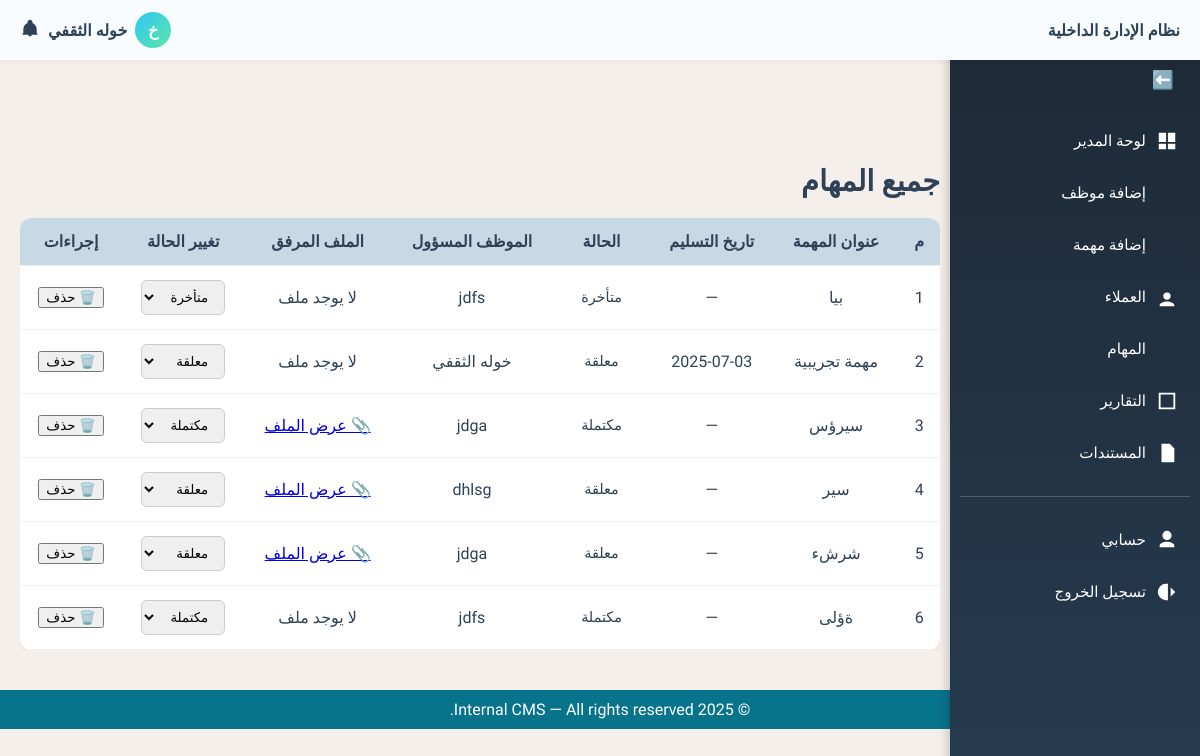
Page /tasks/ (signed in) on the committed database.
### tasks/models.py (models this page shows, shortened)
class Task(models.Model):
    STATUS_CHOICES = [
        ('pending', 'قيد التنفيذ'),
        ('completed', 'منتهية'),
        ('overdue', 'متأخرة'),
    ]
    title = models.CharField(max_length=255, verbose_name='عنوان المهمة')
    description = models.TextField(blank=True, verbose_name='الوصف')
    assigned_to = models.ForeignKey(User, on_delete=models.SET_NULL, null=True, blank=True, verbose_name='الموظف المكلّف')
    client = models.ForeignKey(Client, on_delete=models.SET_NULL, null=True, blank=True, verbose_name='العميل')
    status = models.CharField(max_length=20, choices=STATUS_CHOICES, default='pending', verbose_name='الحالة')
    due_date = models.DateField(null=True, blank=True, verbose_name='تاريخ الاستحقاق')
    file_url = models.URLField(max_length=1024, blank=True, null=True, verbose_name='رابط الملف')
    file_path = models.CharField(max_length=512, blank=True, null=True, verbose_name='مسار الملف')
    documents = models.ManyToManyField('content.Document', blank=True, verbose_name='مستندات إضافية')
    created_at = models.DateTimeField(auto_now_add=True, verbose_name='تاريخ الإنشاء')
    class Meta:
        verbose_name = 'مهمة'
        verbose_name_plural = 'المهام'
        ordering = ['-created_at']  # ترتيب المهام الأحدث أولاً

### tasks/views.py (the view)
# urls.py: path('', views.task_list_view, name='task_list'),
@login_required
@role_required(['admin', 'staff'])
def task_list_view(request):
    user = request.user
    role = user.userprofile.role.name
    if role == 'admin':
        tasks = Task.objects.order_by('-created_at')
    else:
        tasks = Task.objects.filter(assigned_to=user).order_by('-created_at')
    return render(request, 'tasks/list.html', {'all_tasks': tasks})

### templates/tasks/list.html (shortened to what this page needs)
{% extends "base.html" %}
{% block content %}
<h2 class="section-title">جميع المهام</h2>
<div class="table-responsive">
    <table class="table table-bordered text-center align-middle">
        <thead class="table-light">
            <tr>
                <th>م</th>
                <th>عنوان المهمة</th>
                <th>تاريخ التسليم</th>
                <th>الحالة</th>
                <th>الموظف المسؤول</th>
                <th>الملف المرفق</th>
                <th>تغيير الحالة</th>
                <th>إجراءات</th>
            </tr>
        </thead>
        <tbody>
            {% for task in all_tasks %}
            <tr>
                <td>{{ forloop.counter }}</td>
                <td>{{ task.title }}</td>
                <td>{{ task.due_date|date:"Y-m-d"|default:"—" }}</td>
                <td>
                    {% if task.status == 'pending' %}
                        <span class="badge bg-warning text-dark">معلقة</span>
                    {% elif task.status == 'completed' %}
                        <span class="badge bg-success">مكتملة</span>
                    {% elif task.status == 'overdue' %}
                        <span class="badge bg-danger">متأخرة</span>
                    {% endif %}
                </td>
                <td>
                    {{ task.assigned_to.get_full_name|default:task.assigned_to.username|default:"—" }}
                </td>
                <td>
                    {% if task.file_url %}
                        <a href="{{ task.file_url }}" target="_blank" class="btn btn-sm btn-outline-primary">
                            📎 عرض الملف
                        </a>
                    {% else %}
                        <span class="text-muted">لا يوجد ملف</span>
                    {% endif %}
                </td>
                <td>
                    <select class="form-select update-status" data-task-id="{{ task.id }}">
                        <option value="pending" {% if task.status == 'pending' %}selected{% endif %}>معلقة</option>
                        <option value="completed" {% if task.status == 'completed' %}selected{% endif %}>مكتملة</option>
                        <option value="overdue" {% if task.status == 'overdue' %}selected{% endif %}>متأخرة</option>
                    </select>
                </td>
                <td>
                    {% if request.user.userprofile.role.name == 'admin' %}
                        <button class="btn btn-sm btn-danger delete-task-btn" data-task-id="{{ task.id }}">
                            🗑️ حذف
                        </button>
                    {% else %}
                        <span class="text-muted">—</span>
                    {% endif %}
                </td>
            </tr>
            {% empty %}
            <tr>
                <td colspan="8" class="text-muted">لا توجد مهام مسجلة.</td>
            </tr>
            {% endfor %}
        </tbody>
    </table>
</div>
{% endblock %}

### templates/header.html (shortened to what this page needs)
<div class="header">
  <div class="logo">
    <span class="logo-text">نظام الإدارة الداخلية</span>
  </div>
  <div class="user-section">
    <div class="user-top-row">
      <span class="avatar-circle">{{ request.user.first_name|first|upper }}</span>
<div class="user-dropdown">
  <div class="user-info">
    <span class="user-name">{{ request.user.get_full_name }}</span>
  </div>
</div>
            <div class="notification-icon">
        <svg viewBox="0 0 24 24">
          <path d="M12 2C10.3 2 9 3.3 9 5v1.1C6.2 7.2 4.3 9.9 4 13v5l-1 1v1h18v-1l-1-1v-5c-.3-3.1-2.2-5.8-5-6.9V5c0-1.7-1.3-3-3-3zm0 20c1.1 0 2-.9 2-2h-4c0 1.1.9 2 2 2z"/>
        </svg>
      </div>
    </div>
  </div>
</div>

### templates/base.html (style rules this page uses)
html, body { max-width: 100%; overflow-x: hidden; font-family: 'Tajawal', sans-serif; background-color: #F4EFEB; color: #2F4157; margin: 0; padding: 0; padding-top: 60px; }
.section-title { font-size: 1.8rem; margin-bottom: 20px; color: #2F4157; }
.table-responsive { overflow-x: auto; width: 100%; margin-bottom: 20px; }
.table { width: 100%; border-collapse: collapse; background: #fff; border-radius: 12px; overflow: hidden; box-shadow: 0 2px 8px rgba(0,0,0,0.05); }
.table th, .table td { padding: 14px; border-bottom: 1px solid #eee; text-align: center; white-space: nowrap; }
.table th { background-color: #C7D9E5; color: #2F4157; }
.badge { display: inline-block; padding: 6px 10px; border-radius: 8px; font-size: 0.9rem; }
.form-select { padding: 8px 12px; border-radius: 6px; border: 1px solid #ccc; }

### templates/header.html (style rules this page uses)
.header { background: #f8fcff; color: #2F4157; height: 60px; padding: 0 20px; font-family: 'Tajawal', sans-serif; display: flex; justify-content: space-between; align-items: center; box-shadow: 0 2px 6px rgba(0,0,0,0.05); direction: rtl; position: fixed; top: 0; left: 0; right: 0; z-index: 1000; }
.logo-text { font-size: 1rem; font-weight: 700; }
.user-section { display: flex; flex-direction: column; align-items: flex-end; gap: 4px; }
.user-top-row { display: flex; align-items: center; gap: 8px; }
.notification-icon svg { width: 20px; height: 20px; fill: #2F4157; cursor: pointer; }
.user-name { font-size: 1rem; font-weight: 700; margin: 0; margin-bottom: 0rem; color: #2F4157; }
.avatar-circle { display: flex; align-items: center; justify-content: center; width: 36px; height: 36px; border-radius: 50%; background: linear-gradient(135deg, #2EC6F3, #5DE6A9); color: #fff; font-size: 1rem; font-weight: bold; }
.user-info { display: flex; flex-direction: column; align-items: flex-end; text-align: right; }
.user-dropdown { position: relative; display: inline-block; }
.user-info { display: flex; flex-direction: column; align-items: flex-end; cursor: pointer; }

### rows in the picture
Task: title "بيا", due_date "—", shows "متأخرة", assigned_to.get_full_name "jdfs", shows "لا يوجد ملف", status+id "متأخرة"
Task: title "مهمة تجريبية", due_date "2025-07-03", shows "معلقة", assigned_to.get_full_name "خوله الثقفي", shows "لا يوجد ملف", status+id "معلقة"
Task: title "سيرؤس", due_date "—", shows "مكتملة", assigned_to.get_full_name "jdga", status+id "مكتملة"
Task: title "سير", due_date "—", shows "معلقة", assigned_to.get_full_name "dhlsg", status+id "معلقة"
Task: title "شرشء", due_date "—", shows "معلقة", assigned_to.get_full_name "jdga", status+id "معلقة"
Task: title "ةؤلى", due_date "—", shows "مكتملة", assigned_to.get_full_name "jdfs", shows "لا يوجد ملف", status+id "مكتملة"

### other values in the picture
{{ request.user.first_name|first|upper }} "خ"
{{ request.user.get_full_name }} "خوله الثقفي"
